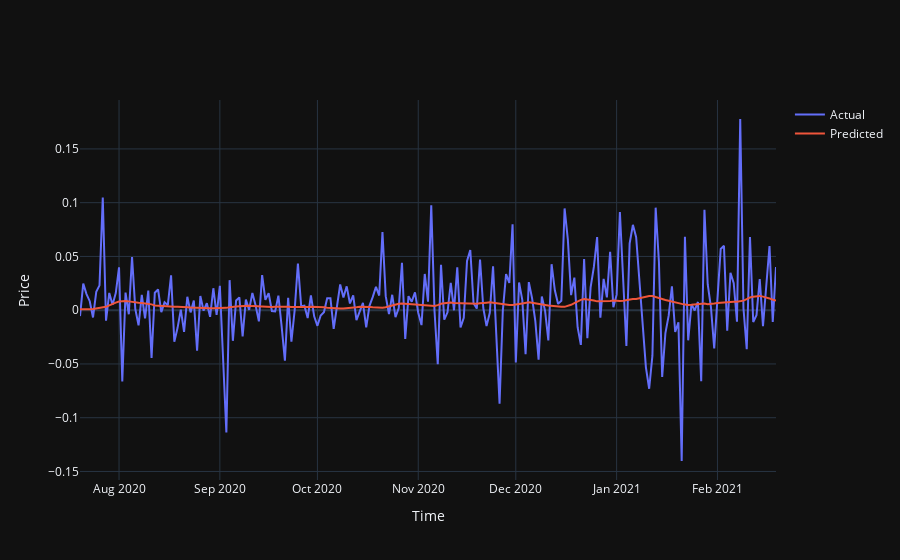

Notebook code cell kept with this figure:
### Code cell
test_res_df = display_results(model, scaler, test_data, test_dates, config['window_len'], config['output_size'], multivar=False)

### Figure 1 — Plotly figure (JSON) as saved in the notebook; plotly's stock layout.template omitted (floating-point values rounded to 4 significant figures; data arrays with more than 128 entries replaced by an {"elided": "..."} marker saying what was removed)
{"data": [{"mode": "lines", "name": "Actual", "type": "scatter", "x": {"elided": "215 str values"}, "y": {"elided": "215 float values"}}, {"mode": "lines", "name": "Predicted", "type": "scatter", "x": {"elided": "215 str values"}, "y": {"elided": "215 float values"}}], "layout": {"autosize": true, "xaxis": {"autorange": true, "range": ["2020-07-20", "2021-02-19"], "title": {"text": "Time"}, "type": "date"}, "yaxis": {"autorange": true, "range": [-0.1579, 0.1955], "title": {"text": "Price"}, "type": "linear"}}}
